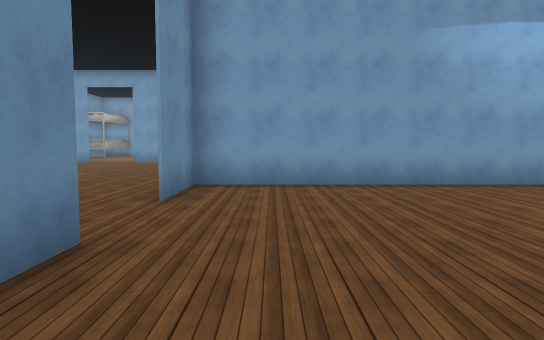
[1] (above)

24 first-person views from a walk through a 3-D level made in the Unity game engine. The camera is 1.5 m above the floor, tilts 4° down and sees 75° across. The floor is counted in squares, 2 m on a side. Each view is taken from the middle of a square. On the plan, view 1 faces up. The plan holds only what a view shows up to about 11 squares ahead; the rest is blank. The place goes on beyond the plan. The player character is not drawn. Some surface patterns are stand-ins.

[2]
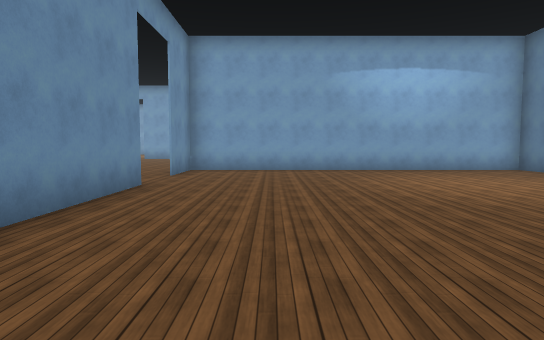

[3]
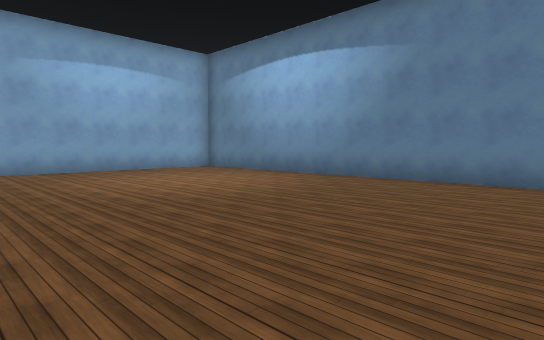

[4]
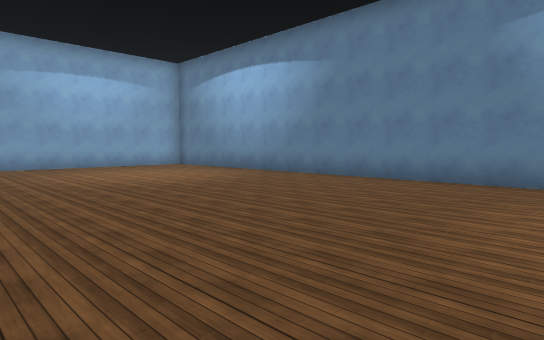

[5]
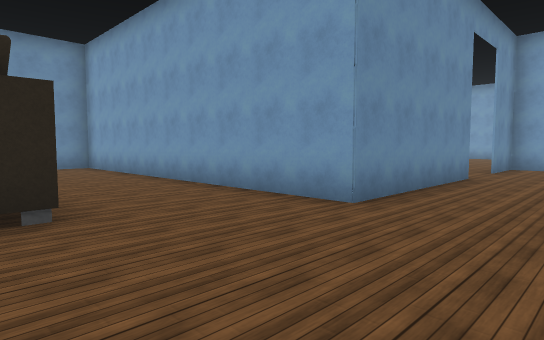

[6]
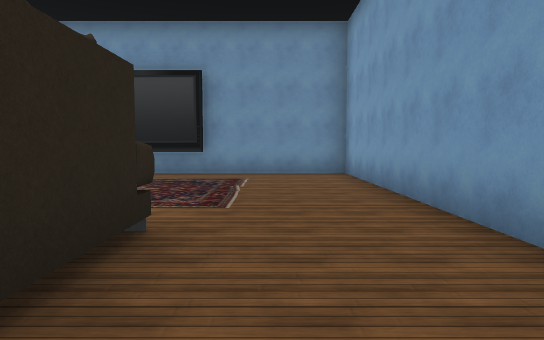

[7]
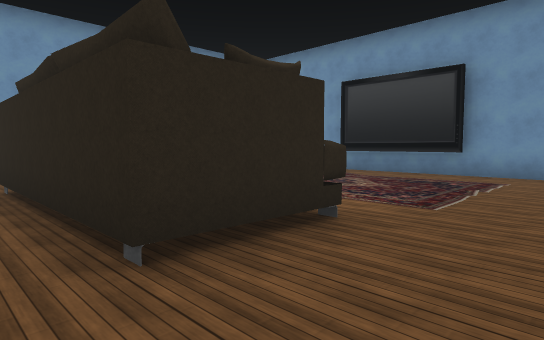

[8]
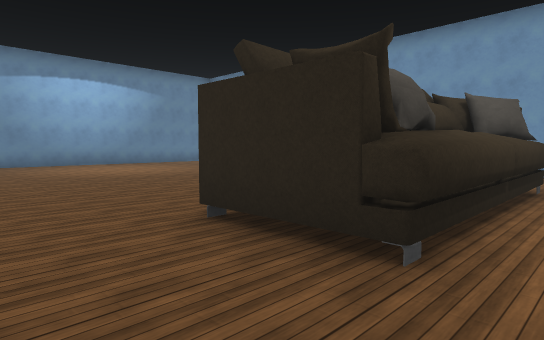

[9]
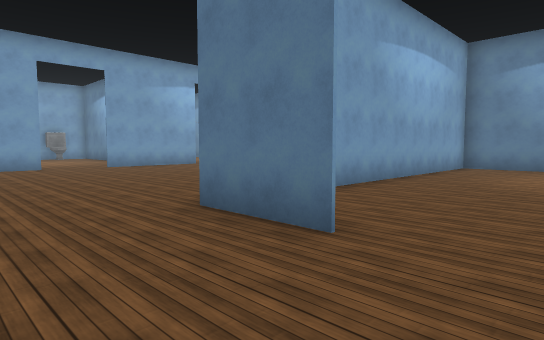

[10]
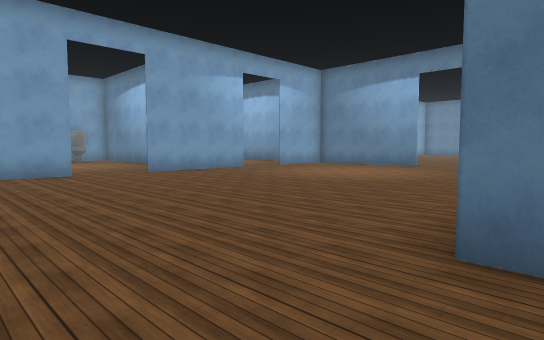

[11]
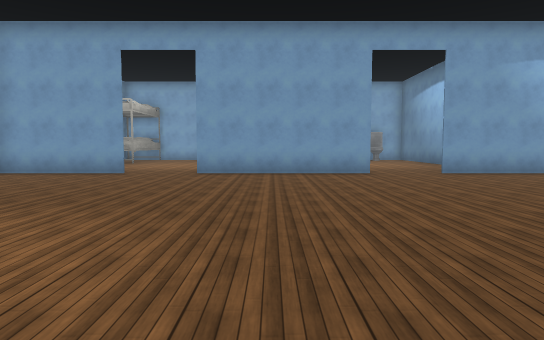

[12]
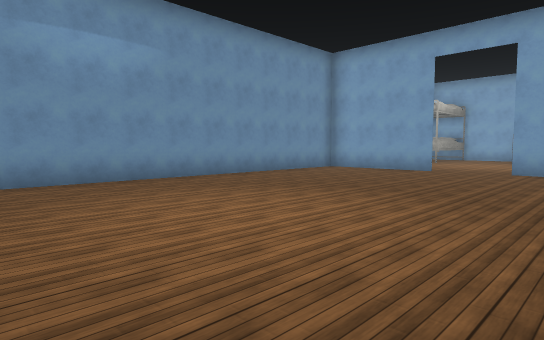

[13]
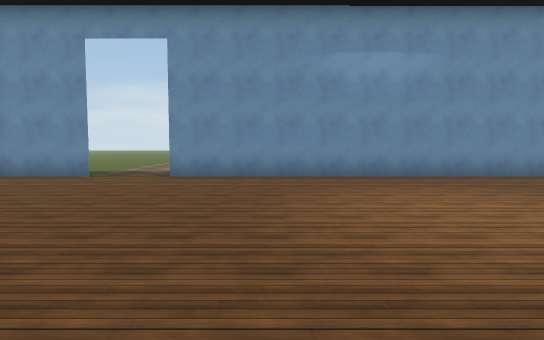

[14]
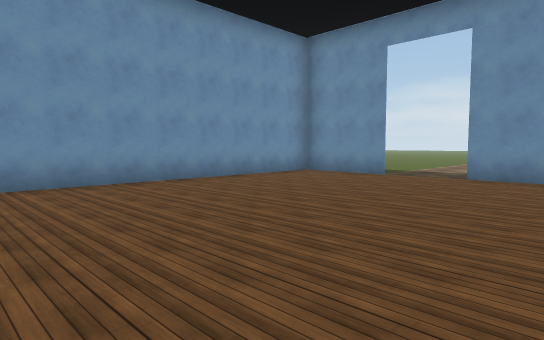

[15]
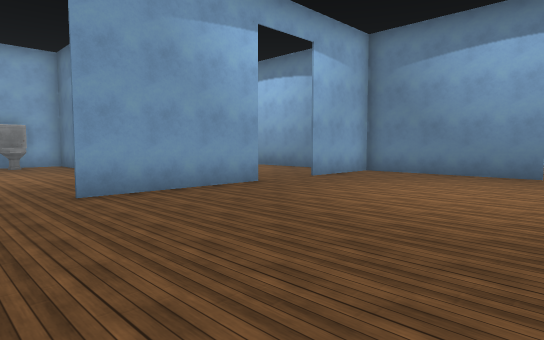

[16]
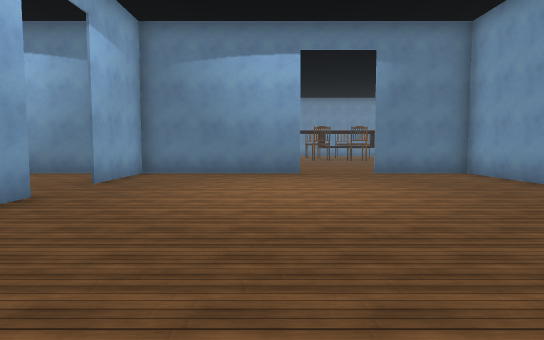

[17]
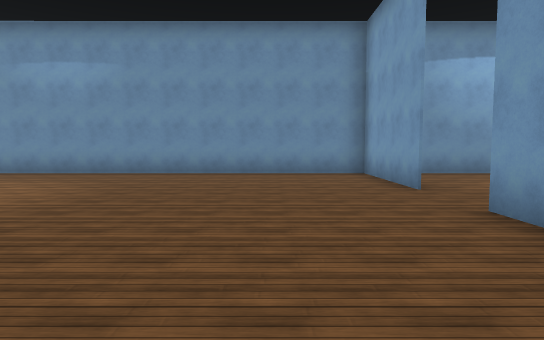

[18]
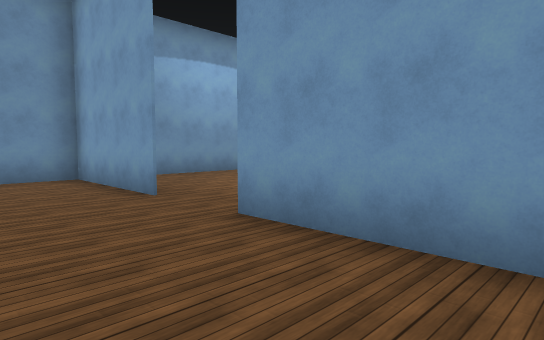

[19]
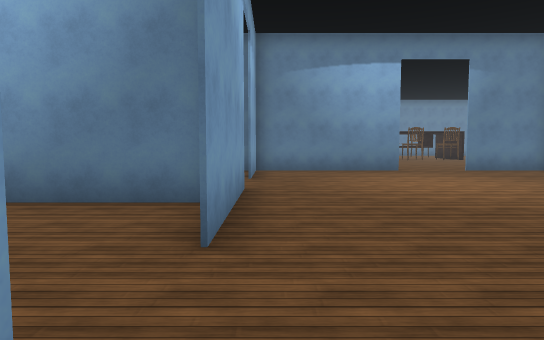

[20]
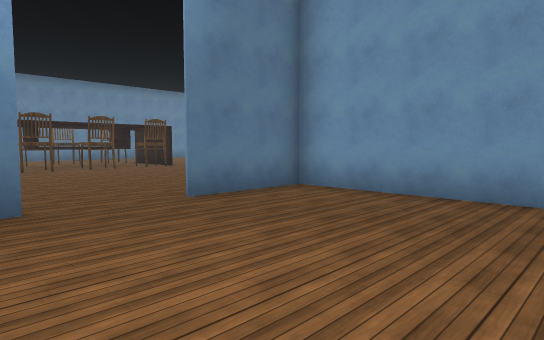

[21]
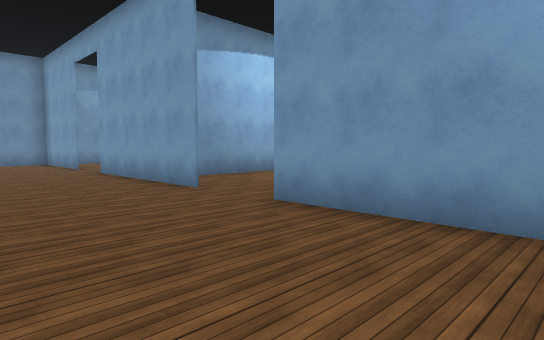

[22]
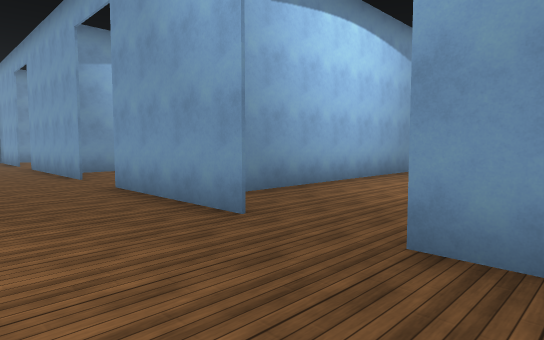

[23]
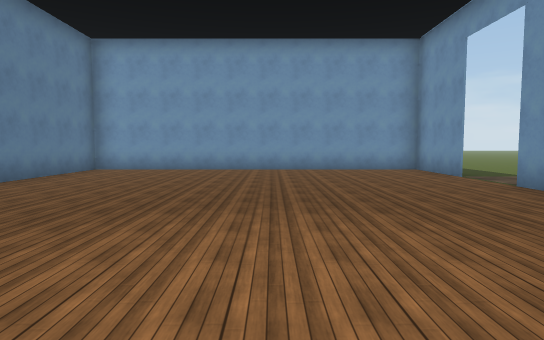

[24]
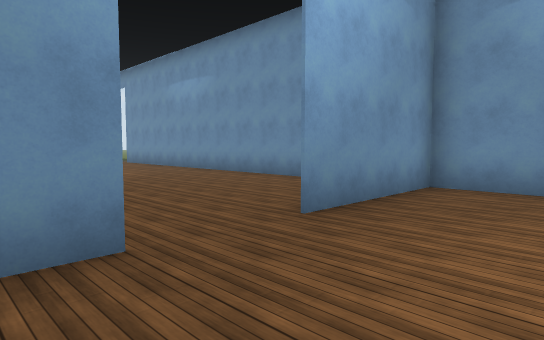

### Floor plan
Points are (right, up) in squares from view 1. A wall is a line through its corners. A room is listed if a view was taken in it or the views show most of it. See-through windows are left out.
Room 1 (views 1, 2, 3, 4, 5, 6)
walls: (-1.5, 2.8) (-1.5, -2); (8.5, -5.1) (8.5, 7); (-2.9, -5.1) (-2.9, -7.5); (8.5, 6.7) (-1.5, 6.7) (-1.5, 4.8)
ways out: opening at (-1.5, -3.5) to room 2; opening at (-2, 3.5) to room 3
Room 2 (views 7, 8)
walls: (-5.1, -7.5) (-5.1, -5.1) (-2.9, -5.1); (-11.2, -5.8) (-11.2, -7.5); (-11.5, -2.1) (-11.5, -7.5); (-1.5, -2) (-11.5, -2)
ways out: opening at (-1.5, -3.5) to room 1
Room 3 (views 9, 10, 11, 12, 13, 14, 15, 16, 17, 18, 19, 20, 21, 22, 23)
walls: (-1.5, 4.8) (-1.5, 6.9); (-1.2, 15.5) (-6.1, 15.5); (-7.9, 15.5) (-11.5, 15.5); (4.6, 6.8) (8.5, 6.8); (-11.5, 16) (-11.5, 2.5); (4.1, 15.5) (0.5, 15.5); (-11.5, 0.6) (-11.5, -2.1); (8.5, 7) (8.5, 9.2); (8.5, 11.1) (8.5, 16); (-11.5, -2) (-1.5, -2) (-1.5, 2); (8.5, 15.5) (5.9, 15.5)
ways out: opening at (-2, 3.5) to room 1; opening at (-7, 16) to room 4; opening at (-12, 1.5); opening at (-0.5, 16); opening at (5, 16); opening at (8, 10.5)
Room 4 (view 24)
walls: (-6.1, 15.5) (-5.2, 15.5); (-11.5, 15.5) (-7.9, 15.5); (-11.5, 18.5) (-11.5, 16)
ways out: opening at (-7, 16) to room 3

Where each view was taken, in squares from view 1:
view 1: 0 up, 0 right, facing up
view 2: 4 down, 1 right, facing up
view 3: 4 down, 1 right, facing up-right
view 4: 6 down, 1 right, facing up-right
view 5: 6 down, 1 right, facing up-left
view 6: 4 down, 2 left, facing left
view 7: 3 down, 2 left, facing down-left
view 8: 3 down, 6 left, facing down-right
view 9: 3 up, 4 left, facing up-right
view 10: 6 up, 4 left, facing up-right
view 11: 6 up, 4 left, facing up
view 12: 5 up, 4 left, facing up-left
view 13: 5 up, 3 left, facing left
view 14: 5 up, 3 left, facing down-left
view 15: 10 up, 1 left, facing up-right
view 16: 12 up, 1 left, facing right
view 17: 13 up, 2 left, facing left
view 18: 13 up, 3 left, facing up-left
view 19: 15 up, 2 left, facing right
view 20: 12 up, 4 right, facing down-right
view 21: 12 up, 4 right, facing up-left
view 22: 13 up, 7 right, facing up-left
view 23: 9 up, 7 left, facing down
view 24: 18 up, 5 left, facing down-left
